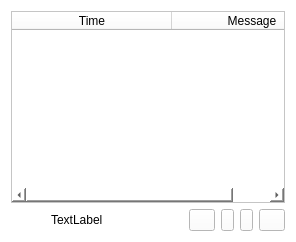
            <widget class="QWidget" name="stackedEventQuarantined">
             <property name="styleSheet">
              <string notr="true">background-color: #ffffff;</string>
             </property>
             <layout class="QVBoxLayout" name="verticalLayout_11">
              <item>
               <widget class="QTableWidget" name="tableWidgetEventQuarantined">
                <property name="alternatingRowColors">
                 <bool>true</bool>
                </property>
                <property name="textElideMode">
                 <enum>Qt::ElideNone</enum>
                </property>
                <property name="horizontalScrollMode">
                 <enum>QAbstractItemView::ScrollPerPixel</enum>
                </property>
                <attribute name="horizontalHeaderMinimumSectionSize">
                 <number>160</number>
                </attribute>
                <attribute name="horizontalHeaderStretchLastSection">
                 <bool>true</bool>
                </attribute>
                <attribute name="verticalHeaderVisible">
                 <bool>false</bool>
                </attribute>
                <column>
                 <property name="text">
                  <string>Time</string>
                 </property>
                </column>
                <column>
                 <property name="text">
                  <string>Message</string>
                 </property>
                 <property name="textAlignment">
                  <set>AlignCenter</set>
                 </property>
                </column>
               </widget>
              </item>
              <item>
               <layout class="QHBoxLayout" name="horizontalLayout_10">
                <item>
                 <spacer name="horizontalSpacer_17">
                  <property name="orientation">
                   <enum>Qt::Horizontal</enum>
                  </property>
                  <property name="sizeHint" stdset="0">
                   <size>
                    <width>40</width>
                    <height>20</height>
                   </size>
                  </property>
                 </spacer>
                </item>
                <item>
                 <widget class="QLabel" name="labelEventQuarantinedPagePosition">
                  <property name="text">
                   <string>TextLabel</string>
                  </property>
                 </widget>
                </item>
                <item>
                 <spacer name="horizontalSpacer_19">
                  <property name="orientation">
                   <enum>Qt::Horizontal</enum>
                  </property>
                  <property name="sizeHint" stdset="0">
                   <size>
                    <width>40</width>
                    <height>20</height>
                   </size>
                  </property>
                 </spacer>
                </item>
                <item>
                 <spacer name="horizontalSpacer_18">
                  <property name="orientation">
                   <enum>Qt::Horizontal</enum>
                  </property>
                  <property name="sizeHint" stdset="0">
                   <size>
                    <width>40</width>
                    <height>20</height>
                   </size>
                  </property>
                 </spacer>
                </item>
                <item>
                 <widget class="QPushButton" name="pushButtonEventQuarantinedPageBegining">
                  <property name="maximumSize">
                   <size>
                    <width>26</width>
                    <height>16777215</height>
                   </size>
                  </property>
                  <property name="focusPolicy">
                   <enum>Qt::NoFocus</enum>
                  </property>
                  <property name="text">
                   <string/>
                  </property>
                  <property name="icon">
                   <iconset resource="mainwindow.qrc">
                    <normaloff>:/images/leftleft.png</normaloff>:/images/leftleft.png</iconset>
                  </property>
                 </widget>
                </item>
                <item>
                 <widget class="QPushButton" name="pushButtonEventQuarantinedPageBack">
                  <property name="maximumSize">
                   <size>
                    <width>13</width>
                    <height>16777215</height>
                   </size>
                  </property>
                  <property name="focusPolicy">
                   <enum>Qt::NoFocus</enum>
                  </property>
                  <property name="text">
                   <string/>
                  </property>
                  <property name="icon">
                   <iconset resource="mainwindow.qrc">
                    <normaloff>:/images/left.png</normaloff>:/images/left.png</iconset>
                  </property>
                 </widget>
                </item>
                <item>
                 <widget class="QPushButton" name="pushButtonEventQuarantinedPageForward">
                  <property name="maximumSize">
                   <size>
                    <width>13</width>
                    <height>16777215</height>
                   </size>
                  </property>
                  <property name="focusPolicy">
                   <enum>Qt::NoFocus</enum>
                  </property>
                  <property name="text">
                   <string/>
                  </property>
                  <property name="icon">
                   <iconset resource="mainwindow.qrc">
                    <normaloff>:/images/right.png</normaloff>:/images/right.png</iconset>
                  </property>
                 </widget>
                </item>
                <item>
                 <widget class="QPushButton" name="pushButtonEventQuarantinedPageEnd">
                  <property name="maximumSize">
                   <size>
                    <width>26</width>
                    <height>16777215</height>
                   </size>
                  </property>
                  <property name="focusPolicy">
                   <enum>Qt::NoFocus</enum>
                  </property>
                  <property name="text">
                   <string/>
                  </property>
                  <property name="icon">
                   <iconset resource="mainwindow.qrc">
                    <normaloff>:/images/rightright.png</normaloff>:/images/rightright.png</iconset>
                  </property>
                 </widget>
                </item>
               </layout>
              </item>
             </layout>
            </widget>
